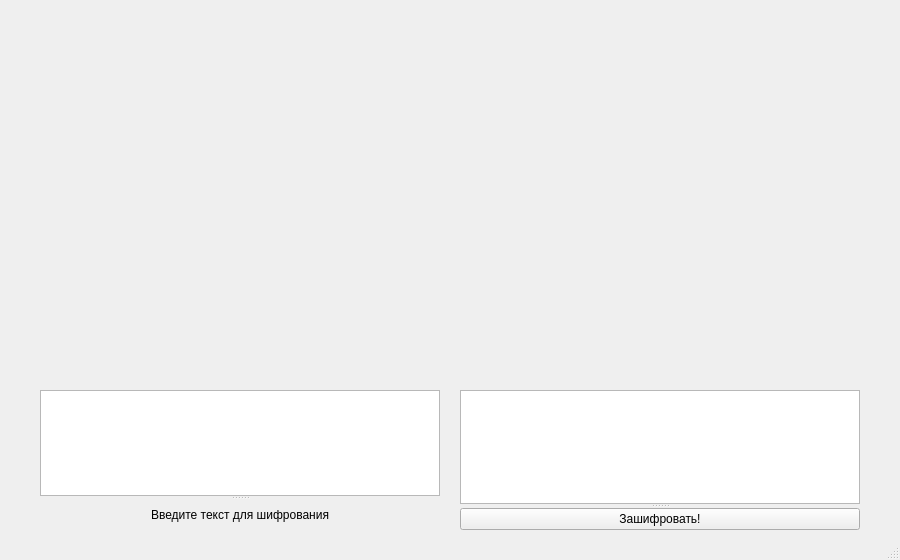
<?xml version="1.0" encoding="UTF-8"?>
<ui version="4.0">
 <class>MainWindow</class>
 <widget class="QMainWindow" name="MainWindow">
  <property name="geometry">
   <rect>
    <x>0</x>
    <y>0</y>
    <width>900</width>
    <height>560</height>
   </rect>
  </property>
  <property name="minimumSize">
   <size>
    <width>900</width>
    <height>560</height>
   </size>
  </property>
  <property name="maximumSize">
   <size>
    <width>900</width>
    <height>560</height>
   </size>
  </property>
  <property name="windowTitle">
   <string>MainWindow</string>
  </property>
  <widget class="QWidget" name="centralwidget">
   <widget class="QSplitter" name="splitter_2">
    <property name="geometry">
     <rect>
      <x>460</x>
      <y>390</y>
      <width>400</width>
      <height>140</height>
     </rect>
    </property>
    <property name="orientation">
     <enum>Qt::Vertical</enum>
    </property>
    <widget class="QTextEdit" name="textEdit_output">
     <property name="layoutDirection">
      <enum>Qt::LeftToRight</enum>
     </property>
     <property name="readOnly">
      <bool>true</bool>
     </property>
     <property name="markdown">
      <string/>
     </property>
    </widget>
    <widget class="QPushButton" name="pushButton_encrypter">
     <property name="text">
      <string>Зашифровать!</string>
     </property>
    </widget>
   </widget>
   <widget class="QSplitter" name="splitter">
    <property name="geometry">
     <rect>
      <x>40</x>
      <y>390</y>
      <width>400</width>
      <height>140</height>
     </rect>
    </property>
    <property name="orientation">
     <enum>Qt::Vertical</enum>
    </property>
    <widget class="QTextEdit" name="textEdit_input"/>
    <widget class="QLabel" name="label">
     <property name="sizePolicy">
      <sizepolicy hsizetype="Expanding" vsizetype="Expanding">
       <horstretch>0</horstretch>
       <verstretch>0</verstretch>
      </sizepolicy>
     </property>
     <property name="minimumSize">
      <size>
       <width>0</width>
       <height>30</height>
      </size>
     </property>
     <property name="text">
      <string>Введите текст для шифрования</string>
     </property>
     <property name="alignment">
      <set>Qt::AlignCenter</set>
     </property>
    </widget>
   </widget>
  </widget>
  <widget class="QStatusBar" name="statusbar"/>
 </widget>
 <resources/>
 <connections/>
</ui>
